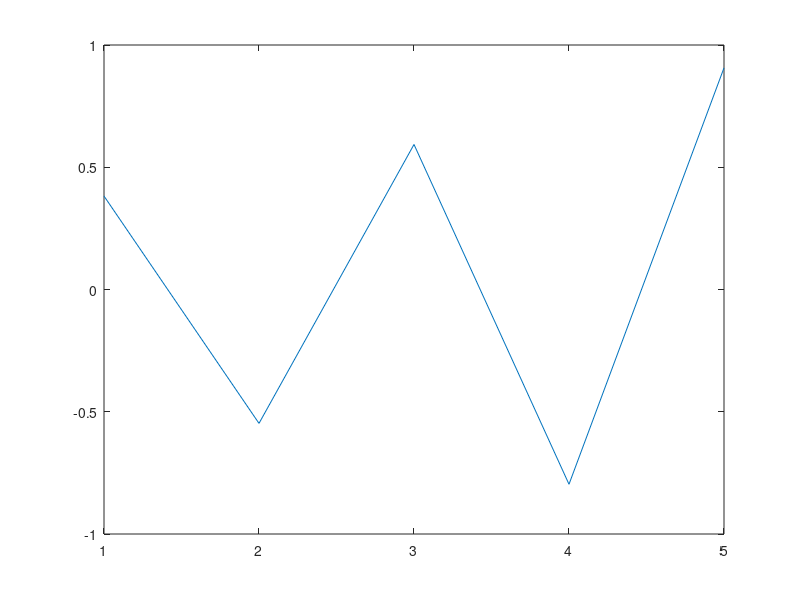

This chart was generated by the following MATLAB code:
%Resolucion estacionaria por metodo de volumen finito para la ecuacion de
%transmision de Calor en 1D con termino advectivo por central difference y
%con celdas de tamaño regular

%Definicion de parametros globales
cant_celdas = 5; %numeros de elementos en la recta 1D
ini = 0;%punto de inicio de la recta
fin = 1;%punto de fin de la recta
L = fin - ini;
h = L/cant_celdas;%distancia que separa las celdas (si son regulares)

%Definicion de parametros especificos de la ecuacion de balance termico
k = -1;%Constante de difusividad
Q = -1;%fuente
v = -100;%velocidad
cm_h = 10;%h de la condicion mixta
cm_k = 1;%k de la condicion mixta si la hay
cm_finf = 1;%temperatura externa fi inf

%Definicion de las condiciones de borde (-1 significa que no aplica)
cbd_i = 0;%condicion de borde dirichlet izquierda
cbd_d = -1;%condicion de borde dirichlet derecha
cbn_i = -1;%condicion de borde neumann izquierda
cbn_d = -1;%condicion de borde neumann derecha
cbm_i = -1;%condicion de borde mixta izquierda %cualquier numero distinto de -1 la activa
cbm_d = 1;%condicion de borde mixta derecha

%Matriz del lado derecho (todos los terminos que tienen incognitas fi)
A = zeros(cant_celdas,cant_celdas);

for i = 1:cant_celdas
    %Partes de la ecuacion de transmision que colaboran con la matriz
    switch i
        case 1
            %Caso que es la primera celda
            if (cbd_i ~= -1) %Condicion Dirichlet
                A(i,i) = -v * 1/2 + k/h * -3;
                A(i,i+1) = -v * 1/2 + k/h;
            else
                if(cbn_i ~= -1)
                    %Condicion Neumann
                    A(i,i) = v - v * 1/2 + k/h;
                    A(i,i+1) = -v * 1/2 + k/h;
                else
                    %Condicion Mixta
                    difer=4*cm_k/(2*h*cm_k+cm_h*h^2) - 2/h;
                    A(i,i) = v*(2*cm_k/h)/((2*cm_k/h) + cm_h) + k*difer + -v * 1/2 - k/h;
                    A(i,i+1) = -v * 1/2 + k/h;
                end
            end
        case cant_celdas
            %Caso ultima celda
            if (cbd_d ~= -1) %Condicion Dirichlet
                A(i,i-1) = v * 1/2 + k/h;
                A(i,i) = v * 1/2 + k/h * -3;
            else
                if(cbn_d ~= -1)
                    %Condicion Neumann
                    A(i,i-1) = v * 1/2 + k/h;
                    A(i,i) = -v + v * 1/2 - k/h ;
                else
                    %Condicion Mixta
                    difer2= 2/h - 4*cm_k/(2*h*cm_k+cm_h*h^2);
                    A(i,i) = v*(2*cm_k/h)/((2*cm_k/h) + cm_h) + k*difer2 + v * 1/2 - k/h;
                    A(i,i-1) = v * 1/2 - k/h;
                end
            end
        otherwise
            %celdas interna
            A(i,i-1) = v * 1/2 + k/h;
            A(i,i) = k/h * -2;
            A(i,i+1) = -v * 1/2 + k/h;
    end
end


%vector del lado izquierdo (todos los terminos que no tienen icognita fi y condiciones de borde)
b = zeros(cant_celdas,1);

for i = 1:cant_celdas
    %Partes de la ecuacion de transmision que colaboran con la matriz
    switch i
        case 1
            %Caso que es la primera celda
            if (cbd_i ~= -1) 
                %Condicion Dirichlet
                b(i) = -Q*h - 2*k/h * cbd_i - v * cbd_i;
            else
                if (cbn_i ~= -1)
                    %Condicion Neumann
                    b(i) = -Q*h - k*cbn_i - v * (-1*(h/2)*cbn_i);%el termino advectivo actua en la direccion de la cara
                else
                    %Condicion Mixta
                    b(i) = -Q*h - v*cm_finf*(cm_h)/((2*cm_k/h)+cm_h) - k*2*cm_h*cm_finf/(2*cm_k+cm_h*h);
                end
            end
        case cant_celdas
            %Caso ultima celda
            if (cbd_d ~= -1)
                %Condicion Dirichlet
                b(i) = -Q*h - 2*k/h * cbd_d + v * cbd_d;
            else
                if (cbn_d ~= -1)
                    %Condicion Neumann
                    b(i) = -Q*h - k*cbn_d + v * (1*(h/2)*cbn_d);%el termino advectivo actua en la direccion de la cara
                else
                    %Condicion Mixta
                    b(i) = -Q*h + v*cm_finf*(cm_h)/((2*cm_k/h)+cm_h) - k*(-2*cm_h*cm_finf/(2*cm_k+cm_h*h)) ;
                end
            end
        otherwise
            %celdas interna
            b(i) = -Q*h;
    end
end

%Resolucion del sistema
temp=A\b;

plot(temp);
